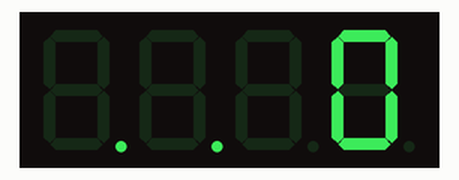
Simulated run of this sketch. Board: Arduino Uno, built with avr-gcc and run on an emulated ATmega328P. On the bench: 4-digit seven-segment display.

Above: at 0.05 s.
At 5.03 s:
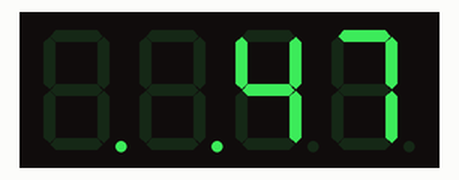
At 10.01 s:
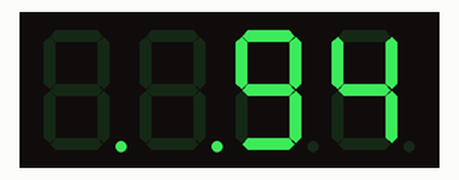
At 19.97 s:
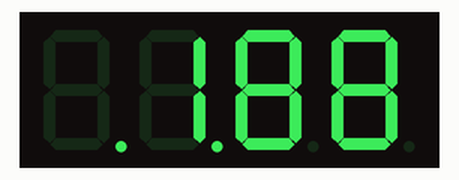
At 29.93 s:
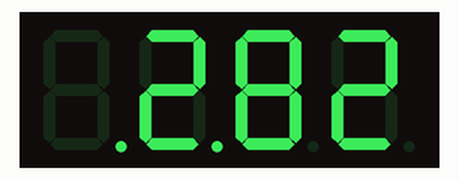
At 39.9 s:
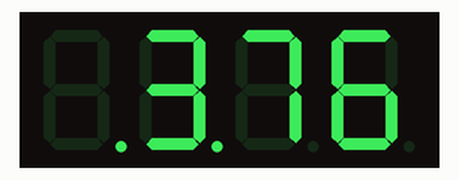

The sketch:

Bolum177Seg4Digit.ino
```cpp
#include "SevSeg.h"

//Objeyi tanımla
SevSeg myDisplay;

//Global değişkenler
unsigned long timer;
int deciSecond = 0;

void setup()
{

  int displayType = COMMON_CATHODE; //Ortak Katot gösterger


  //Basamaklara bağlanan ayakları tanımla
  int digit1 = 2; // Göstergedeki 12. bacak
  int digit2 = 3; // Göstergedeki 9. bacak
  int digit3 = 4; // Göstergedeki 8. bacak
  int digit4 = 5; // Göstergedeki 6. bacak

  //Segmentlere bağlanan ayakları tanımla
  int segA = 6; //Göstergedeki 11. bacak
  int segB = 7; //Göstergedeki 7. bacak
  int segC = 8; //Göstergedeki 4. bacak
  int segD = 9; //Göstergedeki 2. bacak
  int segE = 10; //Göstergedeki 1. bacak
  int segF = 11; //Göstergedeki 10. bacak
  int segG = 12; //Göstergedeki 5. bacak
  int segDP= 13; //Göstergedeki 3. bacak.

  int numberOfDigits = 4; //Basamak sayısını ayarla.

  myDisplay.Begin(displayType, numberOfDigits, digit1, digit2, digit3, digit4, segA, segB, segC, segD, segE, segF, segG, segDP);

  myDisplay.SetBrightness(100); //Parlaklık %100

  timer = millis();
}

void loop()
{
  //Numaraları göster
  char tempString[10]; //sprintf için
  sprintf(tempString, "%4d", deciSecond); // dönüşümü yap ve göster

  myDisplay.DisplayString(tempString, 3); // Noktanın yeri


  //Zamana göre artır
  if (millis() - timer >= 100)
  {
    timer = millis();
    deciSecond++;
  }

  delay(5);
}
```
